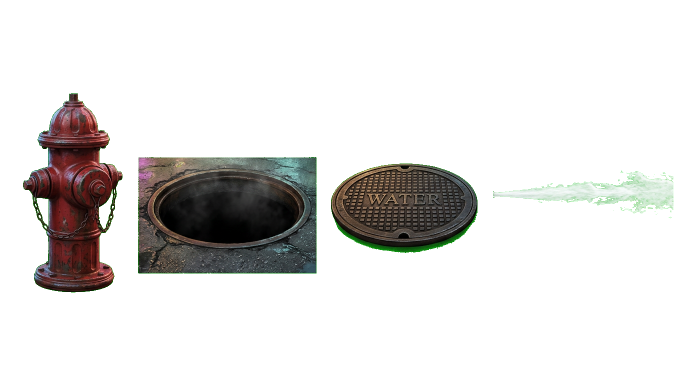
#> input picture code/props_2_6_8/l2_props.png, 1376 x 768 px (shown at 1/2 size); the run also reads 4 pictures not shown here
$ python pack.py
#> lines starting #> are read from the running program, lines starting #| are printed output that depends on the picture; after the words box and inside, x2 and y2 are one past the last pixel; in counts of white or black regions, pixels touching at a corner belong together
### code/props_2_6_8/seg.py
from PIL import Image
import numpy as np
from scipy import ndimage as ndi
def load(path):
    a=np.array(Image.open(path).convert('RGBA')).astype(np.float32)
    r,g,b,al=[a[...,i] for i in range(4)]
    gex=g-np.maximum(r,b)
    # key any remaining chroma green (works for un-keyed sheets too)
    key=(gex>40)&(g>90)
    soft=(gex>12)&~key
    al=np.where(key,0,al)
    al=np.where(soft,np.minimum(al,np.clip(255-(gex-12)*8,0,255)),al)
    mx=np.maximum(r,b); g=np.where(g>mx,mx+(g-mx)*0.15,g)
    a[...,1]=g; a[...,3]=al
    return a
def comps(a,minpix=400,thr=40):
    m=a[...,3]>thr; lab,n=ndi.label(m,structure=np.ones((3,3)))
    out=[]
    for i,sl in enumerate(ndi.find_objects(lab),1):
        cnt=int((lab[sl]==i).sum())
        if cnt>=minpix: out.append((i,cnt,sl[1].start,sl[0].start,sl[1].stop,sl[0].stop))
    return lab,sorted(out,key=lambda c:c[2])
def cut(a,lab,c,extra_box=None,merge_small=True,pad=0):
    i,_,x0,y0,x1,y1=c
    m=lab==i
    if extra_box: # merge every labelled px inside box (droplets etc.)
        X0,Y0,X1,Y1=extra_box; sub=np.zeros_like(m); sub[Y0:Y1,X0:X1]=True; m|=(lab>0)&sub
    ys,xs=np.nonzero(m); x0,x1,y0,y1=xs.min(),xs.max()+1,ys.min(),ys.max()+1
    s=a[y0:y1,x0:x1].copy(); s[...,3]=np.where(m[y0:y1,x0:x1],s[...,3],0)
    return s
# [4 lines that do not run on import are left out]

### code/props_2_6_8/pack.py
# cut, scale (sheet px = 2x world px, drawn at k=0.5), de-fringe, pack one sheet per level + meta.json
from PIL import Image
import numpy as np, json, os
from scipy import ndimage as ndi
from seg import load, comps, cut
S={}
def get(f):
    if f not in S: a=load(f); S[f]=(a,)+comps(a)
    return S[f]
def frame(f,idx,extra=None,largest=False):
    a,lab,cs=get(f)
    c=max(cs,key=lambda c:c[1]) if largest else cs[idx]
    return cut(a,lab,c,extra)
def defringe(s):
    al=s[...,3]; er=ndi.grey_erosion(al,size=(3,3)); s[...,3]=np.minimum(al,er*0.5+al*0.5); return s
def scale(s,w=None,h=None):
    im=Image.fromarray(np.clip(s,0,255).astype(np.uint8),'RGBA')
    # premultiplied resize to avoid dark/green halos
    a=np.asarray(im).astype(np.float32); A=a[...,3:]/255; pm=np.concatenate([a[...,:3]*A,a[...,3:]],-1)
    k=(h/im.height) if h else (w/im.width)
    W=max(1,round(w if (w and h) else im.width*k)); H=max(1,round(h if h else im.height*k))
    ch=[Image.fromarray(pm[...,i].astype(np.float32),'F').resize((W,H),Image.LANCZOS) for i in range(4)]
    o=np.dstack([np.asarray(c) for c in ch]); A=np.clip(o[...,3:],0,255)/255
    rgb=np.where(A>0.01,o[...,:3]/np.maximum(A,1e-3),0)
    return np.dstack([rgb,o[...,3:]]).clip(0,255)
def mod(s,fn): s=s.copy(); fn(s); return s
def dim_red(s): # laser lenses off: darken saturated red pixels
    r,g,b=s[...,0],s[...,1],s[...,2]; m=(r>70)&(r>g+35)&(r>b+25)
    m=ndi.binary_dilation(m,iterations=1)&(r>g)
    l=(r+g+b)/3; s[m,0]=l[m]*0.55+12; s[m,1]=l[m]*0.3; s[m,2]=l[m]*0.35
def dim_orange(s): # vent cold: dim the glowing orange interior
    r,g,b=s[...,0],s[...,1],s[...,2]; m=(r>110)&(r>b*1.5)&(g>40)
    l=(r+g+b)/3; s[m,0]=l[m]*0.45; s[m,1]=l[m]*0.4; s[m,2]=l[m]*0.45
def whiten_water(s): # remove residual green tint from the jet
    r,g,b=s[...,0],s[...,1],s[...,2]; l=np.maximum(np.maximum(r,g),b)
    s[...,0]=l*0.86; s[...,1]=l*0.94; s[...,2]=np.minimum(255,l*1.0+10)
def build(name,spec):
    imgs=[]
    for nm,src,(w,h),fx in spec:
        f=src() if callable(src) else src
        f=defringe(f); f=scale(f,w and w*2,h and h*2)
        if fx: f=mod(f,fx)
        imgs.append((nm,f))
    Wt=sum(i.shape[1]+4 for _,i in imgs); Ht=max(i.shape[0] for _,i in imgs)
    sh=np.zeros((Ht,Wt,4),np.float32); x=0; meta={}
    for nm,i in imgs:
        h,w=i.shape[:2]; y=Ht-h; sh[y:y+h,x:x+w]=i; meta[nm]=[x,y,w,h]; x+=w+4
    im=Image.fromarray(sh.clip(0,255).astype(np.uint8),'RGBA'); im.save(name+'_rgba.png')
    q=im.quantize(colors=256,method=Image.FASTOCTREE,dither=Image.FLOYDSTEINBERG); q.save(name+'.png',optimize=True)
    bg=Image.new('RGB',im.size,(60,70,90)); bg.paste(im,(0,0),im); bg.resize((im.width*2,im.height*2),Image.NEAREST).save('view/pack_'+name+'.png')
    print(name,im.size,os.path.getsize(name+'.png')); print(json.dumps(meta)); return meta
M={}
# ---- L2 ----
M['level2_props']=build('level2_props',[
 ('hydrant',frame('l2_props.png',0),(None,26),None),
 ('hole',frame('l2_props2.png',0),(30,None),None),
 ('cover',frame('l2_props.png',2),(24,None),None),
 ('jet',lambda:frame('l2_props2.png',1,extra=(760,200,1575,440)),(120,None),whiten_water),
])
#> in load, `r,g,b,al=[a[...,i] for i in range(4)]`: al: shape (768, 1376) float32; 17.5% white; 28 white regions (20 under 20 px), largest, box (x1, y1, x2, y2) and area: (276, 314, 633, 547) 82755, (46, 186, 245, 585) 47488, (662, 327, 955, 506) 41639
#> in load, `key=(gex>40)&(g>90)`: key: shape (768, 1376) bool; 0.54% white; 536 white regions (503 under 20 px), largest, box (x1, y1, x2, y2) and area: (669, 415, 955, 506) 1922, (1246, 392, 1286, 422) 241, (422, 523, 633, 547) 235
#> in load, `soft=(gex>12)&~key`: soft: shape (768, 1376) bool; 0.94% white; 283 white regions (260 under 20 px), largest, box (x1, y1, x2, y2) and area: (1020, 343, 1347, 427) 5866, (662, 389, 955, 500) 1126, (358, 315, 633, 544) 592
#> in load, `al=np.where(key,0,al)`: al: shape (768, 1376) float32; 17% white; 23 white regions (17 under 20 px), largest, box (x1, y1, x2, y2) and area: (277, 315, 633, 546) 81877, (46, 187, 245, 584) 46619, (662, 328, 955, 500) 39403, (987, 343, 1347, 427) 11276, (1249, 417, 1263, 422) 35, (1339, 352, 1347, 357) 26
#> in comps, `m = a[..., 3] > thr`: m: shape (768, 1376) bool; 16.8% white; 20 white regions (14 under 20 px), largest, box (x1, y1, x2, y2) and area: (277, 315, 632, 546) 81778, (47, 187, 245, 584) 46208, (663, 328, 954, 494) 38608, (987, 343, 1347, 427) 11083, (1249, 417, 1263, 422) 32, (1339, 352, 1347, 357) 25
#> in comps, `lab, n = ndi.label(m, structure=np.ones((3, 3)))`:
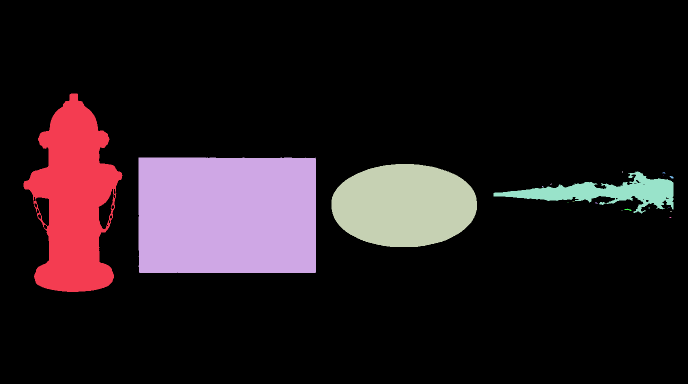
#> lab: shape (768, 1376) int32 (shown at 1/2 size); 21 distinct labels, from 0 to 20; one colour per label, 0 black
#> in comps, `lab, n = ndi.label(m, structure=np.ones((3, 3)))`: n = 20
#> the loop in comps, `for i,sl in enumerate(ndi.find_objects(lab),1):` made 20 passes
#> cnt on passes 1 to 12: 46208, 81778, 38608, 4, 11083, 12, 1, 25, 7, 5, 4, 2
#> after the loop in comps, `for i,sl in enumerate(ndi.find_objects(lab),1):`: out = [(1, 46208, 47, 187, 245, 584), (2, 81778, 277, 315, 632, 546), (3, 38608, 663, 328, 954, 494), (5, 11083, 987, 343, 1347, 427)]
#> in frame, `a,lab,cs=get(f)`: cs has the same summary as out in comps
#> in frame, `c=max(cs,key=lambda c:c[1]) if largest else cs[idx]`: c = (1, 46208, 47, 187, 245, 584)
#> in cut, `i,_,x0,y0,x1,y1=c`: i = 1; x0 = 47; y0 = 187; x1 = 245; y1 = 584
#> in cut, `m=lab==i`: m: shape (768, 1376) bool; 4.4% white; 1 white region, box (x1, y1, x2, y2) and area: (47, 187, 245, 584) 46208
#> in cut, `s[..., 3] = np.where(m[y0:y1, x0:x1], s[..., 3], 0)`: s: shape (397, 198, 4) float32; mean R, G, B, A 52, 27.5, 27, 148.9
#> call 2 of load, with path = 'l2_props2.png'
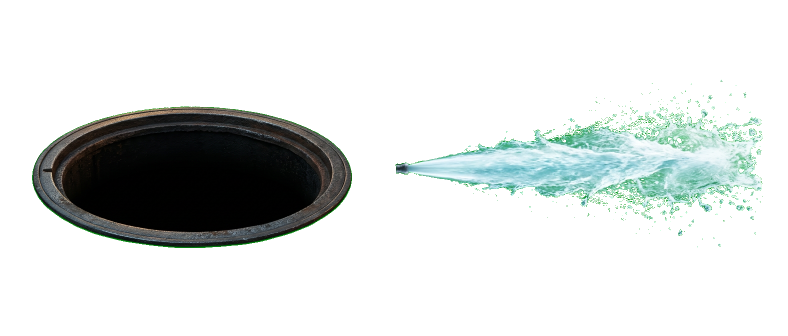
#> input picture code/props_2_6_8/l2_props2.png, 1575 x 672 px (shown at 1/2 size)
#> in load (call 2), `r,g,b,al=[a[...,i] for i in range(4)]`: al: shape (672, 1575) float32; 20.9% white; 673 white regions (625 under 20 px), largest, box (x1, y1, x2, y2) and area: (64, 213, 704, 496) 142608, (791, 219, 1526, 428) 74185, (1483, 234, 1523, 253) 341
#> in load (call 2), `key=(gex>40)&(g>90)`: key: shape (672, 1575) bool; 0.92% white in thin lines or dots, all inside (x1, y1, x2, y2) = (64, 159, 1526, 496)
#> in load (call 2), `soft=(gex>12)&~key`: soft: shape (672, 1575) bool; 1.4% white; 473 white regions (401 under 20 px), largest, box (x1, y1, x2, y2) and area: (1180, 338, 1334, 407) 2201, (1315, 242, 1408, 305) 1723, (66, 306, 703, 494) 1309
#> in load (call 2), `al=np.where(key,0,al)`: al: shape (672, 1575) float32; 20% white; 146 white regions (115 under 20 px), largest, box (x1, y1, x2, y2) and area: (66, 214, 703, 494) 140344, (792, 220, 1526, 423) 68668, (1492, 235, 1522, 250) 255
#> call 2 of comps, with minpix = 400, thr = 40
#> in comps (call 2), `m = a[..., 3] > thr`: m: shape (672, 1575) bool; 19.9% white; 140 white regions (110 under 20 px), largest, box (x1, y1, x2, y2) and area: (66, 214, 703, 493) 139717, (792, 220, 1525, 423) 68229, (1492, 235, 1522, 250) 250
#> in comps (call 2), `lab, n = ndi.label(m, structure=np.ones((3, 3)))`:
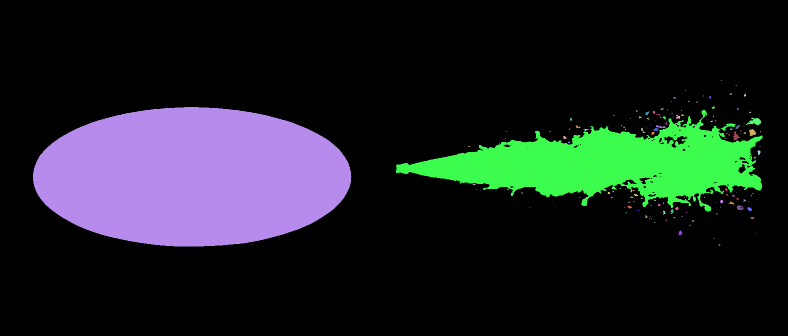
#> lab: shape (672, 1575) int32 (shown at 1/2 size); 141 distinct labels, from 0 to 140; one colour per label, 0 black
#> in comps (call 2), `lab, n = ndi.label(m, structure=np.ones((3, 3)))`: n = 140
#> the loop in comps (call 2), `for i,sl in enumerate(ndi.find_objects(lab),1):` made 140 passes
#> cnt on passes 1 to 12: 4, 3, 2, 9, 17, 4, 17, 11, 7, 2, 6, 23
#> after the loop in comps (call 2), `for i,sl in enumerate(ndi.find_objects(lab),1):`: out = [(13, 139717, 66, 214, 703, 493), (17, 68229, 792, 220, 1525, 423)]
#> call 2 of cut, with c = (13, 139717, 66, 214, 703, 493), merge_small = True, pad = 0
#> in cut (call 2), `i,_,x0,y0,x1,y1=c`: i = 13; x0 = 66; y0 = 214; x1 = 703; y1 = 493
#> in cut (call 2), `m=lab==i`: m: shape (672, 1575) bool; 13.2% white; 1 white region, box (x1, y1, x2, y2) and area: (66, 214, 703, 493) 139717
#> in cut (call 2), `s = a[y0:y1, x0:x1].copy()`:
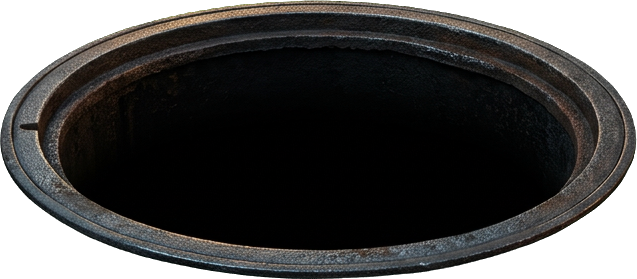
#> s: shape (279, 637, 4) float32; mean R, G, B, A 24, 23.7, 22.7, 200.3; transparent parts drawn white
#> in cut (call 2), `s[..., 3] = np.where(m[y0:y1, x0:x1], s[..., 3], 0)`: s: shape (279, 637, 4) float32; 0.06% of pixels changed, all inside (x1, y1, x2, y2) = (0, 0, 637, 279)
#> call 3 of cut, with c = (3, 38608, 663, 328, 954, 494), merge_small = True, pad = 0
#> in cut (call 3), `i,_,x0,y0,x1,y1=c`: i = 3; x0 = 663; y0 = 328; x1 = 954; y1 = 494
#> in cut (call 3), `m=lab==i`: m: shape (768, 1376) bool; 3.7% white; 1 white region, box (x1, y1, x2, y2) and area: (663, 328, 954, 494) 38608
#> in cut (call 3), `s = a[y0:y1, x0:x1].copy()`:
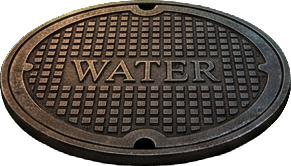
#> s: shape (166, 291, 4) float32; mean R, G, B, A 58.1, 51.2, 43.9, 202.8; transparent parts drawn white
#> in cut (call 3), `s[..., 3] = np.where(m[y0:y1, x0:x1], s[..., 3], 0)`: s: shape (166, 291, 4) float32; 0.12% of pixels changed, all inside (x1, y1, x2, y2) = (1, 3, 291, 166)
#> in build, `imgs=[]`: imgs = []
#> the loop in build, `for nm,src,(w,h),fx in spec:` made 4 passes
#> (nm, w, h, k in scale, W in scale, H in scale) on passes 1 to 3: ('hydrant', None, 26, 0.131, 26, 52), ('hole', 30, None, 0.0942, 60, 26), ('cover', 24, None, 0.165, 48, 27)
#> (nm, w, h) on pass 4: ('jet', 120, None)
#> pass 1, in build, `f = defringe(f)`:
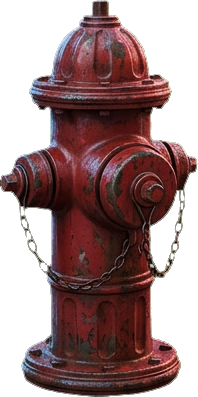
#> f: shape (397, 198, 4) float32; mean R, G, B, A 52, 27.5, 27, 145.8; transparent parts drawn white
#> after the loop in build, `for nm,src,(w,h),fx in spec:`: imgs = 4 items
#> in build, `Wt = sum((i.shape[1] + 4 for _, i in imgs))`: Wt = 390
#> in build, `Ht = max((i.shape[0] for _, i in imgs))`: Ht = 78
#> the loop in build, `for nm,i in imgs:` made 4 passes
#> (nm, h, w, y, x) on passes 1 to 4: ('hydrant', 52, 26, 26, 30), ('hole', 26, 60, 52, 94), ('cover', 27, 48, 51, 146), ('jet', 78, 240, 0, 390)
#> after the loop in build, `for nm,i in imgs:`:
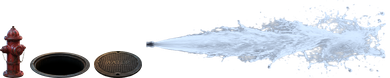
#> sh: shape (78, 390, 4) float32; mean of channels 0, 1, 2, 3 58.5, 61.8, 71, 81.2; transparent parts drawn white
#> after the loop in build, `for nm,i in imgs:`: meta = {'hydrant': [0, 26, 26, 52], 'hole': [30, 52, 60, 26], 'cover': [94, 51, 48, 27], 'jet': [146, 0, 240, 78]}; x = 390
#| level2_props (390, 78) 8861
#| {"hydrant": [0, 26, 26, 52], "hole": [30, 52, 60, 26], "cover": [94, 51, 48, 27], "jet": [146, 0, 240, 78]}
# ---- L6 ----
M['level6_props']=build('level6_props',[
 ('icicle',frame('l6_props.png',0),(None,36),None),
 ('snowball',frame('l6_props.png',1),(10,None),None),
 ('chunk',frame('l6_props.png',2),(15,None),None),
 ('iceblock',frame('l6_props.png',3),(None,50),None),
 ('icepatch',frame('l6_props.png',4),(120,None),None),
 ('plow',frame('l6_plow.png',0,largest=True),(174,None),None),
])
#> the loop in build (call 2), `for nm,src,(w,h),fx in spec:` made 6 passes
#> (nm, w, h, k in scale, W in scale, H in scale) on passes 1 to 6: ('icicle', None, 36, 0.183, 48, 72), ('snowball', 10, None, 0.0581, 20, 21), ('chunk', 15, None, 0.0843, 30, 28), ('iceblock', None, 50, 0.25, 81, 100), ('icepatch', 120, None, 0.5, 240, 84), ('plow', 174, None, 0.251, 348, 100)
#> the loop in build (call 2), `for nm,i in imgs:` made 6 passes
#> (nm, h, w, y, x) on passes 1 to 6: ('icicle', 72, 48, 28, 52), ('snowball', 21, 20, 79, 76), ('chunk', 28, 30, 72, 110), ('iceblock', 100, 81, 0, 195), ('icepatch', 84, 240, 16, 439), ('plow', 100, 348, 0, 791)
#| level6_props (791, 100) 28020
#| {"icicle": [0, 28, 48, 72], "snowball": [52, 79, 20, 21], "chunk": [76, 72, 30, 28], "iceblock": [110, 0, 81, 100], "icepatch": [195, 16, 240, 84], "plow": [439, 0, 348, 100]}
# ---- L8 ----
pyl=frame('l8_props.png',0)
vent=frame('l8_props.png',2)
spec=[('pylonOn',pyl,(None,40),None),('pylonOff',pyl,(None,40),dim_red),
 ('ventHot',vent,(26,None),None),('ventOff',vent,(26,None),dim_orange),
 ('panel',frame('l8_props.png',3),(42,16),None),
 ('cageBase',frame('l8_props.png',4),(38,None),None),
 ('cageTop',frame('l8_glass.png',7),(32,None),None)]
for i in range(7): spec.append((f'glass{i}',frame('l8_glass.png',i),(None,7),None))
M['level8_props']=build('level8_props',spec)
#> (printed output is left out)
json.dump(M,open('meta.json','w'))
